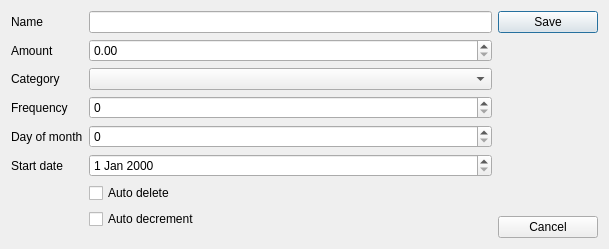
<?xml version="1.0" encoding="UTF-8"?>
<ui version="4.0">
 <class>dlg_planned_expenses_edit</class>
 <widget class="QDialog" name="dlg_planned_expenses_edit">
  <property name="geometry">
   <rect>
    <x>0</x>
    <y>0</y>
    <width>609</width>
    <height>249</height>
   </rect>
  </property>
  <property name="windowTitle">
   <string>Add or Edit Planned expense</string>
  </property>
  <layout class="QHBoxLayout" name="horizontalLayout">
   <item>
    <layout class="QFormLayout" name="formLayout">
     <item row="0" column="0">
      <widget class="QLabel" name="label">
       <property name="text">
        <string>Name</string>
       </property>
      </widget>
     </item>
     <item row="0" column="1">
      <widget class="QLineEdit" name="txt_name"/>
     </item>
     <item row="1" column="0">
      <widget class="QLabel" name="label_2">
       <property name="text">
        <string>Amount</string>
       </property>
      </widget>
     </item>
     <item row="1" column="1">
      <widget class="QDoubleSpinBox" name="spn_amount"/>
     </item>
     <item row="2" column="0">
      <widget class="QLabel" name="label_3">
       <property name="text">
        <string>Category</string>
       </property>
      </widget>
     </item>
     <item row="2" column="1">
      <widget class="QComboBox" name="cmb_category"/>
     </item>
     <item row="3" column="0">
      <widget class="QLabel" name="label_4">
       <property name="text">
        <string>Frequency</string>
       </property>
      </widget>
     </item>
     <item row="3" column="1">
      <widget class="QSpinBox" name="spn_frequency"/>
     </item>
     <item row="4" column="0">
      <widget class="QLabel" name="label_5">
       <property name="text">
        <string>Day of month</string>
       </property>
      </widget>
     </item>
     <item row="4" column="1">
      <widget class="QSpinBox" name="spn_day"/>
     </item>
     <item row="5" column="0">
      <widget class="QLabel" name="label_6">
       <property name="text">
        <string>Start date</string>
       </property>
      </widget>
     </item>
     <item row="5" column="1">
      <widget class="QDateEdit" name="dat_startdate"/>
     </item>
     <item row="6" column="1">
      <widget class="QCheckBox" name="chk_autodelete">
       <property name="text">
        <string>Auto delete</string>
       </property>
      </widget>
     </item>
     <item row="7" column="1">
      <widget class="QCheckBox" name="chk_autodecrement">
       <property name="text">
        <string>Auto decrement</string>
       </property>
      </widget>
     </item>
     <item row="8" column="1">
      <spacer name="verticalSpacer_2">
       <property name="orientation">
        <enum>Qt::Vertical</enum>
       </property>
       <property name="sizeHint" stdset="0">
        <size>
         <width>20</width>
         <height>40</height>
        </size>
       </property>
      </spacer>
     </item>
    </layout>
   </item>
   <item>
    <layout class="QVBoxLayout" name="verticalLayout_2">
     <item>
      <widget class="QPushButton" name="btn_save">
       <property name="minimumSize">
        <size>
         <width>100</width>
         <height>0</height>
        </size>
       </property>
       <property name="text">
        <string>Save</string>
       </property>
      </widget>
     </item>
     <item>
      <spacer name="verticalSpacer">
       <property name="orientation">
        <enum>Qt::Vertical</enum>
       </property>
       <property name="sizeHint" stdset="0">
        <size>
         <width>20</width>
         <height>40</height>
        </size>
       </property>
      </spacer>
     </item>
     <item>
      <widget class="QPushButton" name="btn_cancel">
       <property name="text">
        <string>Cancel</string>
       </property>
      </widget>
     </item>
    </layout>
   </item>
  </layout>
 </widget>
 <resources/>
 <connections/>
</ui>
